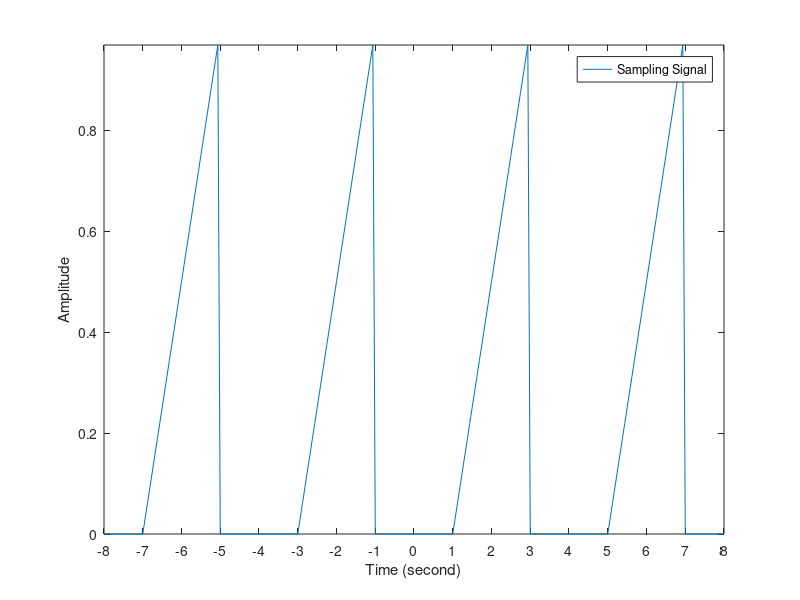

Write the MATLAB code that produced this figure. (Note: this script raises an error after producing the figure.)
%% Initial Data
x = zeros(1,257);
%% Duration 16s, sampling rate 16Hz, sample signal
t = linspace(-8,8,16*16+1);
len = length(t);
T = 4;
for i = 1:len
    temp = rem(t(i),T);
    if temp>1 && temp<3 
        x(i) = 0.5*(temp-1);
    elseif temp<-1 && temp>-3
        x(i) = 0.5*(temp+T-1);
    else
        x(i) = 0;
    end
end
%% Draw the picture of signal
figure
plot(x);
axis tight
set(gca,'xtick',1:16:257,'xticklabel',-8:1:8);
xlabel('Time (second)');
ylabel('Amplitude');
legend("Sampling Signal")
%% Calculate fourier-series N =10
N = 10;
[a_o,a_k,b_k] = getFourierSeries(x,16,T,N,len);
%% Reconstruct signal
x_re = getReconstrcution(a_o,a_k,b_k,t,T);
figure
plot(x);
axis tight
set(gca,'xtick',1:16:257,'xticklabel',-8:1:8);
xlabel('Time (second)');
ylabel('Amplitude');
hold on
plot(x_re,'r');
legend("Sampling Signal","N=10 Fourier Serise Reconstruction")
